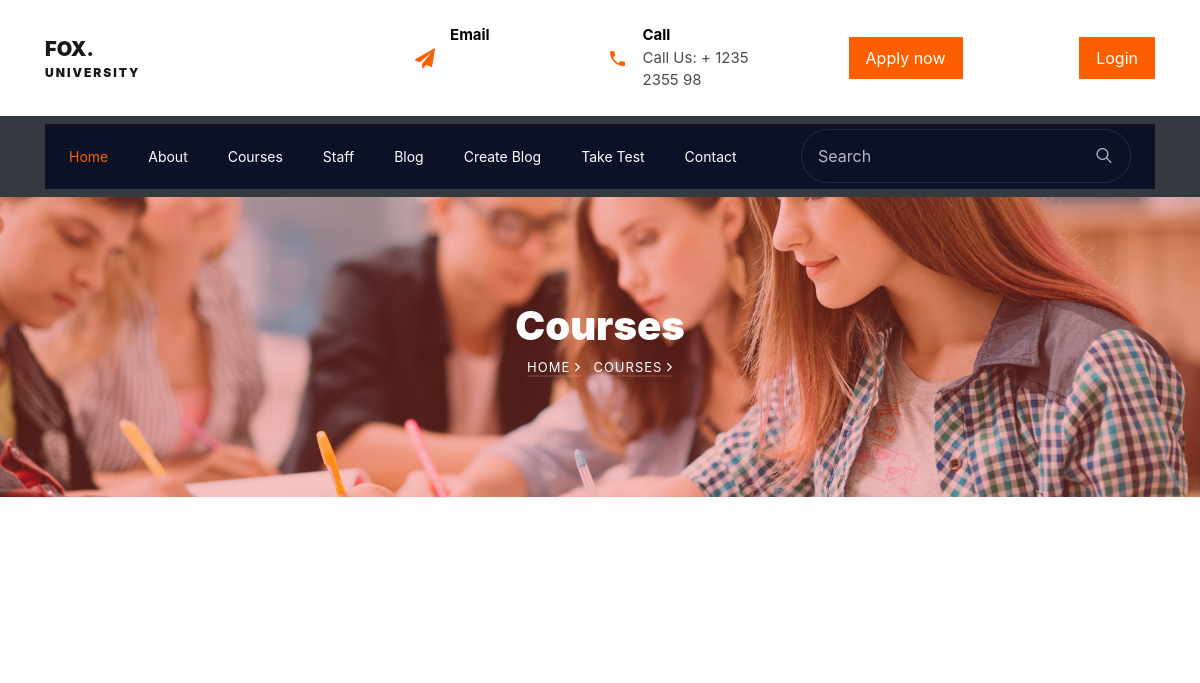
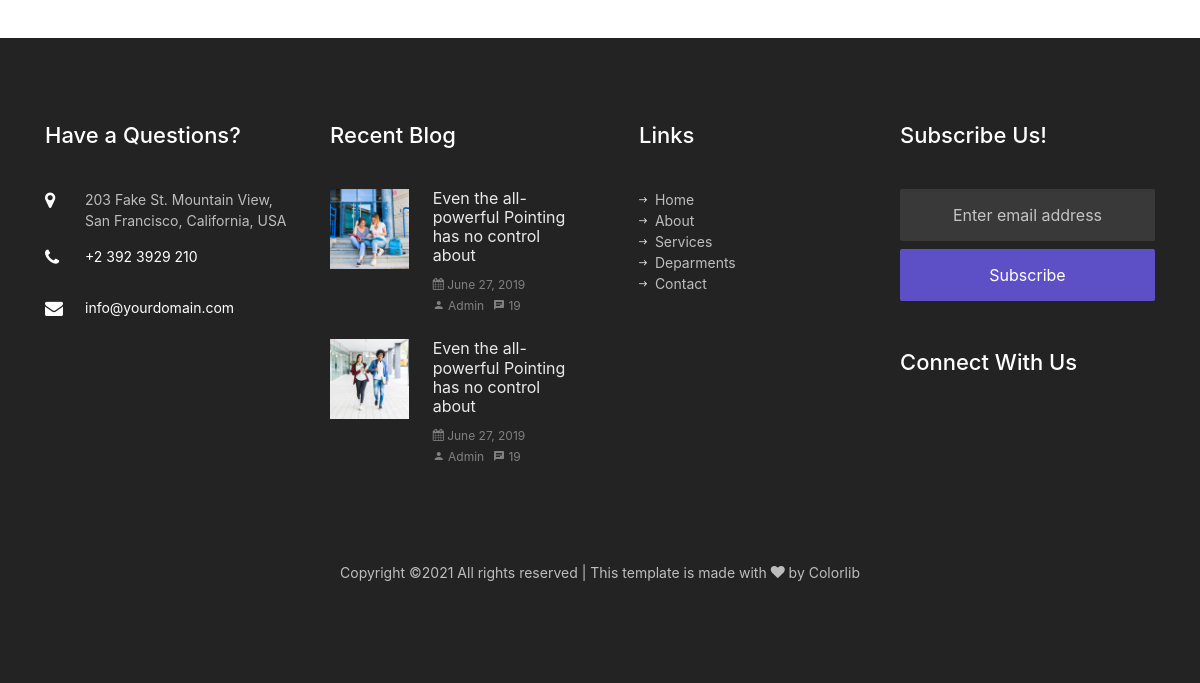
/courses, run on an earlier commit of the app's database (2 pictures, top to bottom).
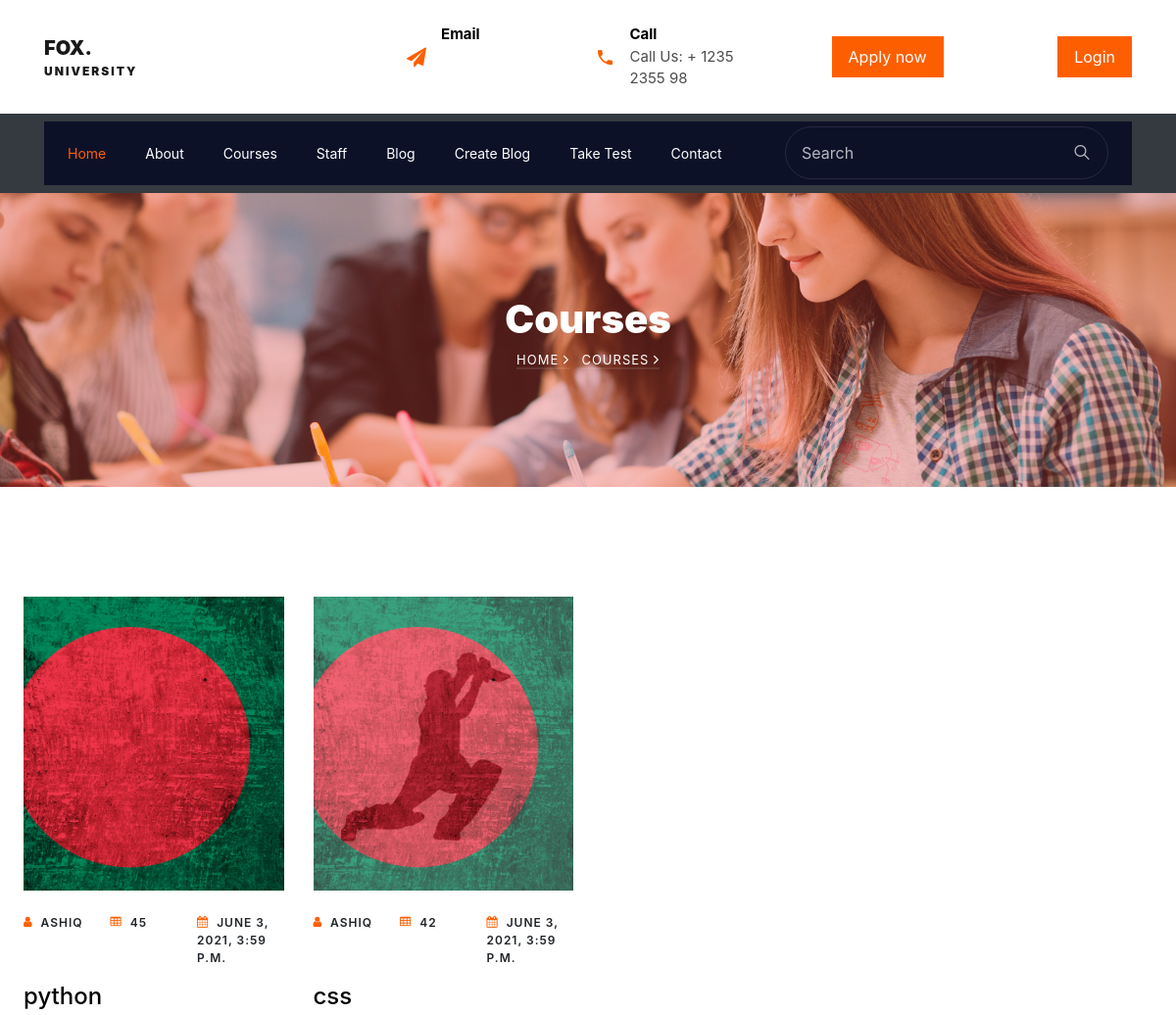
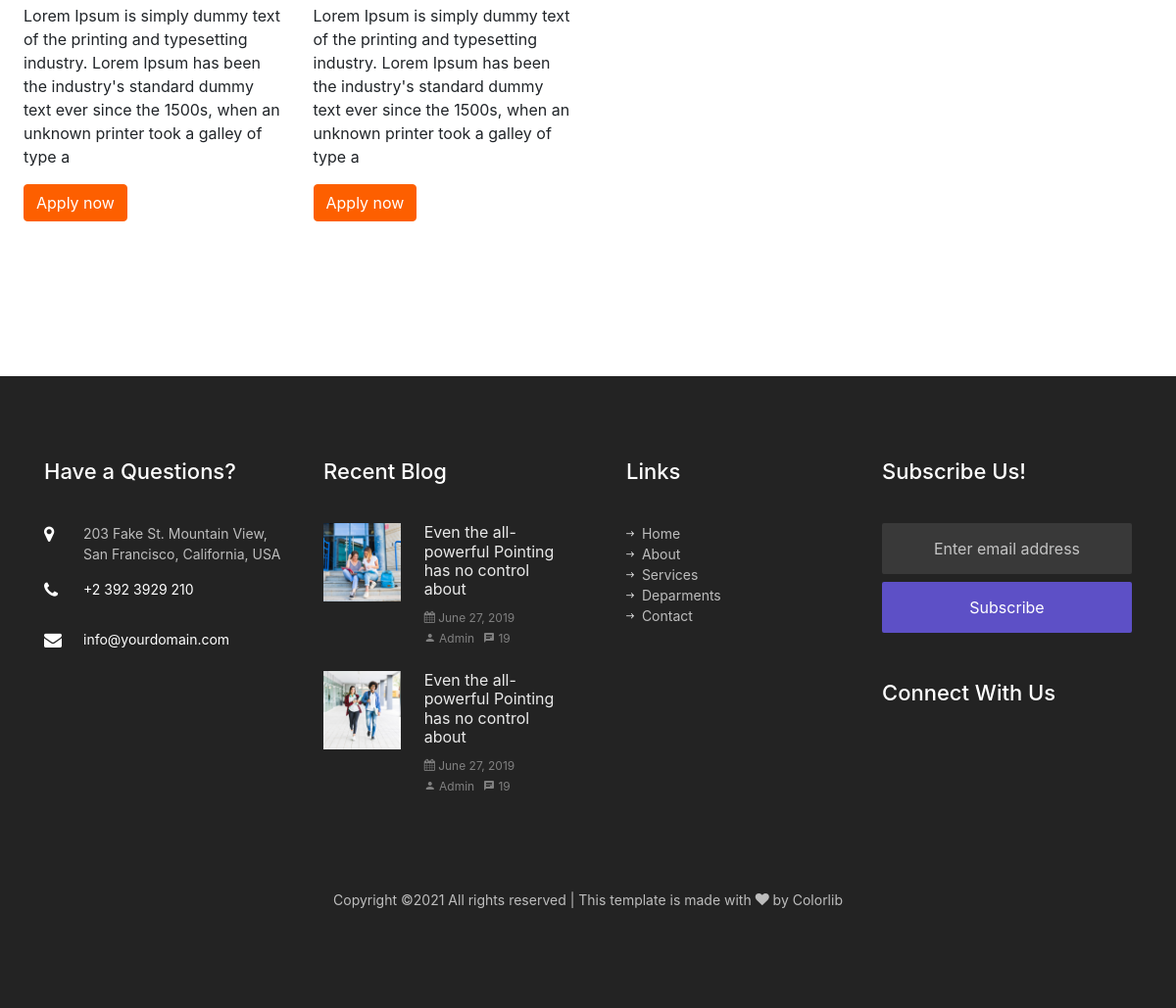
And on a later commit of the database (2 pictures, top to bottom).
### lms_app/models.py (models this page shows, shortened)
class Courses(models.Model):
    course_image = models.ImageField(blank = True, null = True)
    course_name = models.CharField(max_length=100)
    course_detail = models.TextField(max_length=250)
    publish_date = models.DateTimeField(auto_now_add=True)
    available_seat = models.IntegerField()
    author = models.ForeignKey(CourseAuthor, on_delete=models.CASCADE)

class CourseAuthor(models.Model):
    user = models.OneToOneField(User, on_delete=models.CASCADE)
    def __str__(self):
        return str(self.user)

### lms_app/views.py (the view)
# urls.py: path('courses', courses, name='courses'),
def courses(request):
    all_courses=Courses.objects.all()
    context={'all_courses':all_courses}
    return render(request, 'courses.html', context)

### templates/courses.html
{% extends 'base.html' %}
{% load static %}
{% block content %}
    <section class="hero-wrap hero-wrap-2" style="background-image: url('{% static 'images/bg_1.jpg' %}');">
      <div class="overlay"></div>
      <div class="container">
        <div class="row no-gutters slider-text align-items-center justify-content-center">
          <div class="col-md-9 ftco-animate text-center">
            <h1 class="mb-2 bread">Courses</h1>
            <p class="breadcrumbs"><span class="mr-2"><a href="{% url 'index' %}">Home <i class="ion-ios-arrow-forward"></i></a></span> <span>Courses <i class="ion-ios-arrow-forward"></i></span></p>
          </div>
        </div>
      </div>
    </section>
    <section class="ftco-section">
			<div class="container-fluid px-4">
				<div class="row">
					{% for course in all_courses %}
					<div class="col-md-3 course ftco-animate">
						<div class="img" style="background-image: url(/media/{{course.course_image}});"></div>
						<div class="text pt-4">
							<p class="meta d-flex">
								<span><i class="icon-user mr-2"></i>{{ course.author }}</span>
								<span><i class="icon-table mr-2"></i>{{course.available_seat}}</span>
								<span><i class="icon-calendar mr-2"></i>{{course.publish_date}}</span>
							</p>
							<h3><a href="#">{{ course.course_name }}</a></h3>
							<p>{{course.course_detail}}</p>
							<p><a href="#" class="btn btn-primary">Apply now</a></p>
						</div>
					</div>
					{% endfor %}
				</div>
			</div>
		</section>
{% endblock %}

### templates/base.html (shortened to what this page needs)
{% load static %}
<!DOCTYPE html>
<html lang="en">
  <head>
    <link rel="stylesheet" href="{% static 'css/open-iconic-bootstrap.min.css' %}">
    <link rel="stylesheet" href="{% static 'css/animate.css' %}">
    <link rel="stylesheet" href="{% static 'css/owl.carousel.min.css' %}">
    <link rel="stylesheet" href="{% static 'css/owl.theme.default.min.css' %}">
    <link rel="stylesheet" href="{% static 'css/magnific-popup.css' %}">
    <link rel="stylesheet" href="{% static 'css/aos.css' %}">
    <link rel="stylesheet" href="{% static 'css/ionicons.min.css' %}">
    <link rel="stylesheet" href="{% static 'css/flaticon.css' %}">
    <link rel="stylesheet" href="{% static 'css/icomoon.css' %}">
    <link rel="stylesheet" href="{% static 'css/style.css' %}">
<link rel="stylesheet" href="https://stackpath.bootstrapcdn.com/bootstrap/4.4.1/css/bootstrap.min.css">
  </head>
  <body>
	  <div class="bg-top navbar-light">
    	<div class="container">
    		<div class="row no-gutters d-flex align-items-center align-items-stretch">
    			<div class="col-md-4 d-flex align-items-center py-4">
    				<a class="navbar-brand" href="index.html">Fox. <span>University</span></a>
    			</div>
	    		<div class="col-lg-8 d-block">
		    		<div class="row d-flex">
					    <div class="col-md d-flex topper align-items-center align-items-stretch py-md-4">
					    	<div class="icon d-flex justify-content-center align-items-center"><span class="icon-paper-plane"></span></div>
					    	<div class="text">
					    		<span>Email</span>
						    </div>
					    </div>
					    <div class="col-md d-flex topper align-items-center align-items-stretch py-md-4">
					    	<div class="icon d-flex justify-content-center align-items-center"><span class="icon-phone2"></span></div>
						    <div class="text">
						    	<span>Call</span>
						    	<span>Call Us: + 1235 2355 98</span>
						    </div>
					    </div>
              {% if user.is_authenticated %}
					    <div class="col-md topper d-flex align-items-center justify-content-end">
					    	<p class="mb-0">
					    			<span>Hello: {{ d_user.first_name}} {{d_user.last_name}} </span>
					    		</a>
					    	</p>
                </div>
					    <div class="col-md topper d-flex align-items-center justify-content-end">
					    	<p class="mb-0">
					    		<a href="{% url 'logout' %}" class="btn py-2 px-3 btn-primary d-flex align-items-center justify-content-center">
					    			<span>Logout</span>
					    		</a>
					    	</p>
                </div>
                {% else %}
                <div class="col-md topper d-flex align-items-center justify-content-end">
					    	<p class="mb-0">
					    		<a href="{% url 'sign_up' %}" class="btn py-2 px-3 btn-primary d-flex align-items-center justify-content-center">
					    			<span>Apply now</span>
					    		</a>
					    	</p>
                </div>
                <div class="col-md topper d-flex align-items-center justify-content-end">
					    	<p class="mb-0">
					    		<a href="{% url 'user_login' %}" class="btn py-2 px-3 btn-primary d-flex align-items-center justify-content-center">
					    			<span>Login</span>
					    		</a>
					    	</p>
					      </div>
                {% endif %}
				    </div>
			    </div>
		    </div>
		  </div>
    </div>
	  <nav class="navbar navbar-expand-lg navbar-dark bg-dark ftco-navbar-light" id="ftco-navbar">
	    <div class="container d-flex align-items-center px-4">
	      <form action="#" class="searchform order-lg-last">
          <div class="form-group d-flex">
            <input type="text" class="form-control pl-3" placeholder="Search">
            <button type="submit" placeholder="" class="form-control search"><span class="ion-ios-search"></span></button>
          </div>
        </form>
	      <div class="collapse navbar-collapse" id="ftco-nav">
	        <ul class="navbar-nav mr-auto">
	        	<li class="nav-item active"><a href="{% url 'index' %}" class="nav-link pl-0">Home</a></li>
	        	<li class="nav-item"><a href="{% url 'about' %}" class="nav-link">About</a></li>
	        	<li class="nav-item"><a href="{% url 'courses' %}" class="nav-link">Courses</a></li>
	        	<li class="nav-item"><a href="{% url 'teacher' %}" class="nav-link">Staff</a></li>
	        	<li class="nav-item"><a href="{% url 'blog' %}" class="nav-link">Blog</a></li>
            <li class="nav-item"><a href="{% url 'create-blog' %}" class="nav-link">Create Blog</a></li>
	        	<li class="nav-item"><a href="{% url 'quiz-list' %}" class="nav-link">Take Test</a></li>
	          <li class="nav-item"><a href="{% url 'contact' %}" class="nav-link">Contact</a></li>
	        </ul>
	      </div>
	    </div>
	  </nav>
{% block content %}
{% endblock content %}
    <footer class="ftco-footer ftco-bg-dark ftco-section">
      <div class="container">
        <div class="row mb-5">
          <div class="col-md-6 col-lg-3">
            <div class="ftco-footer-widget mb-5">
            	<h2 class="ftco-heading-2">Have a Questions?</h2>
            	<div class="block-23 mb-3">
	              <ul>
	                <li><span class="icon icon-map-marker"></span><span class="text">203 Fake St. Mountain View, San Francisco, California, USA</span></li>
	                <li><a href="#"><span class="icon icon-phone"></span><span class="text">+2 392 3929 210</span></a></li>
	                <li><a href="#"><span class="icon icon-envelope"></span><span class="text">info@yourdomain.com</span></a></li>
	              </ul>
	            </div>
            </div>
          </div>
          <div class="col-md-6 col-lg-3">
            <div class="ftco-footer-widget mb-5">
              <h2 class="ftco-heading-2">Recent Blog</h2>
              <div class="block-21 mb-4 d-flex">
                <a class="blog-img mr-4" style="background-image: url(images/image_1.jpg);"></a>
                <div class="text">
                  <h3 class="heading"><a href="#">Even the all-powerful Pointing has no control about</a></h3>
                  <div class="meta">
                    <div><a href="#"><span class="icon-calendar"></span> June 27, 2019</a></div>
                    <div><a href="#"><span class="icon-person"></span> Admin</a></div>
                    <div><a href="#"><span class="icon-chat"></span> 19</a></div>
                  </div>
                </div>
              </div>
              <div class="block-21 mb-5 d-flex">
                <a class="blog-img mr-4" style="background-image: url(images/image_2.jpg);"></a>
                <div class="text">
                  <h3 class="heading"><a href="#">Even the all-powerful Pointing has no control about</a></h3>
                  <div class="meta">
                    <div><a href="#"><span class="icon-calendar"></span> June 27, 2019</a></div>
                    <div><a href="#"><span class="icon-person"></span> Admin</a></div>
                    <div><a href="#"><span class="icon-chat"></span> 19</a></div>
                  </div>
                </div>
              </div>
            </div>
          </div>
          <div class="col-md-6 col-lg-3">
            <div class="ftco-footer-widget mb-5 ml-md-4">
              <h2 class="ftco-heading-2">Links</h2>
              <ul class="list-unstyled">
                <li><a href="#"><span class="ion-ios-arrow-round-forward mr-2"></span>Home</a></li>
                <li><a href="#"><span class="ion-ios-arrow-round-forward mr-2"></span>About</a></li>
                <li><a href="#"><span class="ion-ios-arrow-round-forward mr-2"></span>Services</a></li>
                <li><a href="#"><span class="ion-ios-arrow-round-forward mr-2"></span>Deparments</a></li>
                <li><a href="#"><span class="ion-ios-arrow-round-forward mr-2"></span>Contact</a></li>
              </ul>
            </div>
          </div>
          <div class="col-md-6 col-lg-3">
            <div class="ftco-footer-widget mb-5">
            	<h2 class="ftco-heading-2">Subscribe Us!</h2>
              <form action="#" class="subscribe-form">
                <div class="form-group">
                  <input type="text" class="form-control mb-2 text-center" placeholder="Enter email address">
                  <input type="submit" value="Subscribe" class="form-control submit px-3">
                </div>
              </form>
            </div>
            <div class="ftco-footer-widget mb-5">
            	<h2 class="ftco-heading-2 mb-0">Connect With Us</h2>
            	<ul class="ftco-footer-social list-unstyled float-md-left float-lft mt-3">
              </ul>
            </div>
          </div>
        </div>
        <div class="row">
          <div class="col-md-12 text-center">
            <p>
  Copyright &copy;<script>document.write(new Date().getFullYear());</script> All rights reserved | This template is made with <i class="icon-heart" aria-hidden="true"></i> by <a href="https://colorlib.com" target="_blank">Colorlib</a>
  </p>
          </div>
        </div>
      </div>
    </footer>
  </body>
</html>

### static/css/icomoon.css (style rules this page uses)
[class^="icon-"], [class*=" icon-"] { font-family: 'icomoon' !important; speak: none; font-style: normal; font-weight: normal; font-variant: normal; text-transform: none; line-height: 1; -webkit-font-smoothing: antialiased; -moz-osx-font-smoothing: grayscale; }
.icon-heart:before { content: "\f004"; }
.icon-user:before { content: "\f007"; }
.icon-map-marker:before { content: "\f041"; }
.icon-calendar:before { content: "\f073"; }
.icon-phone:before { content: "\f095"; }
.icon-table:before { content: "\f0ce"; }
.icon-envelope:before { content: "\f0e0"; }
.icon-paper-plane:before { content: "\f1d8"; }
.icon-phone2:before { content: "\e0cd"; }
.icon-chat:before { content: "\e0b7"; }
.icon-person:before { content: "\e7fd"; }

What changed in the data, as far as the page shows it:
added Courses: course_image (picture), author "ASHIQ", available_seat "45", publish_date "JUNE 3, 2021, 3:59 P.M.", course_name "python", course_detail "Lorem Ipsum is simply dummy text of the printing and typesetting industry. Lorem Ipsum has been the industry's standard dummy text ever since the 1500s, when an unknown printer took a galley of type a"
added Courses: course_image (picture), author "ASHIQ", available_seat "42", publish_date "JUNE 3, 2021, 3:59 P.M.", course_name "css", course_detail "Lorem Ipsum is simply dummy text of the printing and typesetting industry. Lorem Ipsum has been the industry's standard dummy text ever since the 1500s, when an unknown printer took a galley of type a"
